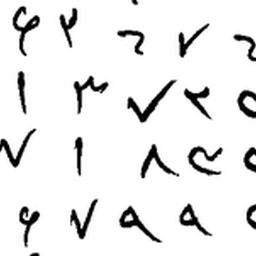
%> input picture Matlab/ConnectedComponent/2.bmp (cropped and resized to the size of MATLAB's example picture), 256 x 256 px, given in place of cameraman.tif, which was not available
$ octave Main.m   (GNU Octave 9; MATLAB toolbox functions it lacks are replaced by stand-ins)
%> lines starting %> are read from the running program, lines starting %| are printed output that depends on the picture; in (x1, y1, x2, y2) boxes, pixels count from 0 and x2, y2 are one past the last pixel; in counts of white or black regions, pixels touching at a corner belong together; the program's own positions count from 1; pictures that were not available may be replaced by others from this repository, and a replacement may not be noted
close all;
clear;
clc;

% Main function
function applyArithmeticMeanFilter()
    % Inputs
    [inputImage, kernelDim] = getInputs();
    [rows, cols] = size(inputImage);

    % Apply Arithmetic Mean Filter
    outputImage = arithmeticMeanFilter(inputImage, kernelDim, rows, cols);

    % Display Images
    displayImages(inputImage, outputImage);
end

% Function to get inputs from the user
function [inputImage, kernelDim] = getInputs()
    inputImage = imread('cameraman.tif');
%> inputImage is the input picture: size 256x256 uint8; min 0, max 255, mean 233
    prompt = {'Enter Kernel Dimensions ='};
    dlgTitle = 'Input';
    numLines = 1;
    def = {'3'};
    answer = inputdlg(prompt, dlgTitle, numLines, def);
%> the answer given: 3
%> in applyArithmeticMeanFilter, `[inputImage, kernelDim] = getInputs();`: kernelDim = 3
    kernelDim = str2double(answer{1});
end

% Function to apply arithmetic mean filter
function outputImage = arithmeticMeanFilter(inputImage, kernelDim, rows, cols)
%> called with kernelDim = 3, rows = 256, cols = 256
    r = floor(kernelDim / 2);
%> r = 1
    paddedImage = replicatePadding(inputImage, r, rows, cols);
    outputImage = zeros(rows, cols);

    for i = (kernelDim - r):(rows + r)
        for j = (kernelDim - r):(cols + r)
            localRegion = paddedImage(i - r:i + r, j - r:j + r);
            outputImage(i - r, j - r) = sum(localRegion(:)) / (kernelDim * kernelDim);
        end
    end
end

% Function to replicate padding
function paddedImage = replicatePadding(inputImage, r, rows, cols)
%> called with r = 1, rows = 256, cols = 256
    paddedImage = zeros(rows + 2 * r, cols + 2 * r);
%> paddedImage: size 258x258 double; every value is 0
    paddedImage(r + 1:rows + r, r + 1:cols + r) = inputImage;
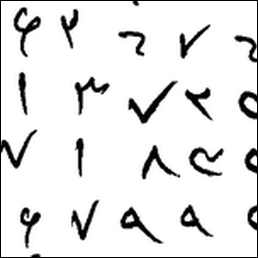
%> paddedImage: size 258x258 double; min 0, max 255, mean 229.4
    tempImage = paddedImage;

    for i = 1:r
        paddedImage(:, i) = tempImage(:, r + 1);
        paddedImage(:, cols + r + i) = tempImage(:, cols + r);
        paddedImage(i, :) = tempImage(r + 1, :);
        paddedImage(rows + r + i, :) = tempImage(rows + r, :);
    end
%> this loop made 1 pass
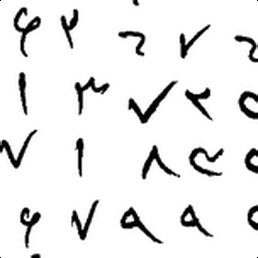
%> paddedImage: size 258x258 double; 1.51% of pixels changed, all inside (x1, y1, x2, y2) = (0, 0, 258, 258)
%> after the loop in arithmeticMeanFilter, `for i = (kernelDim - r):(rows + r)`:
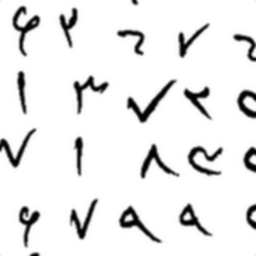
%> outputImage: size 256x256 double; min 0, max 255, mean 233; mean of the top-left, top-right, bottom-left and bottom-right quarters 235.9, 229.8, 235.9, 230.5
end

% Function to display images
function displayImages(inputImage, outputImage)
    figure,
    subplot(121), imshow(inputImage), title('Main Image');
    subplot(122), imshow(uint8(outputImage)), title('Apply Arithmetic Mean Filter');
end

% Call the main function
applyArithmeticMeanFilter();
